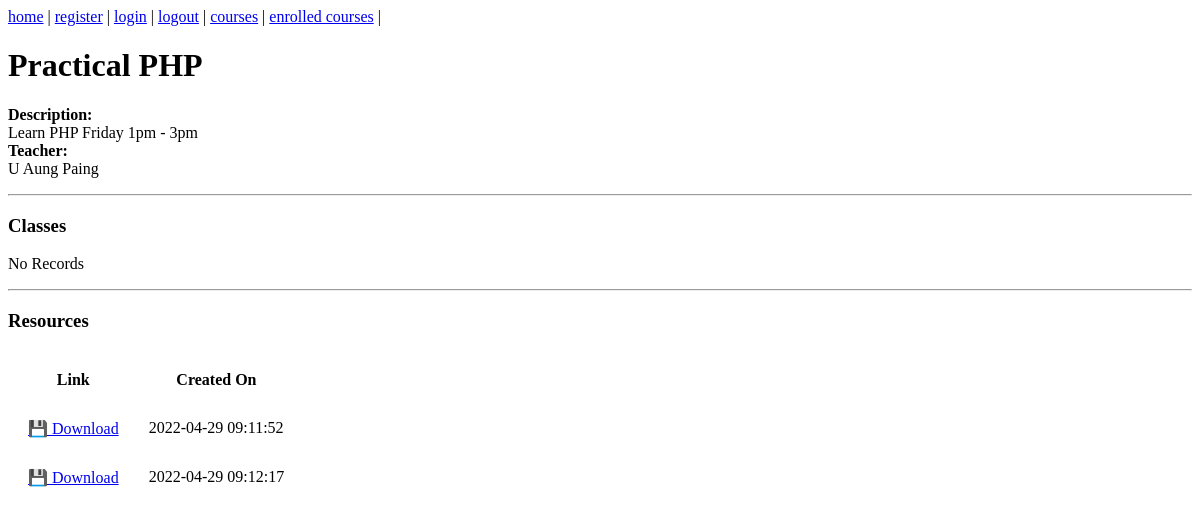
The app's page /myschool/student/course_single.php?id=2 (signed in), older data.
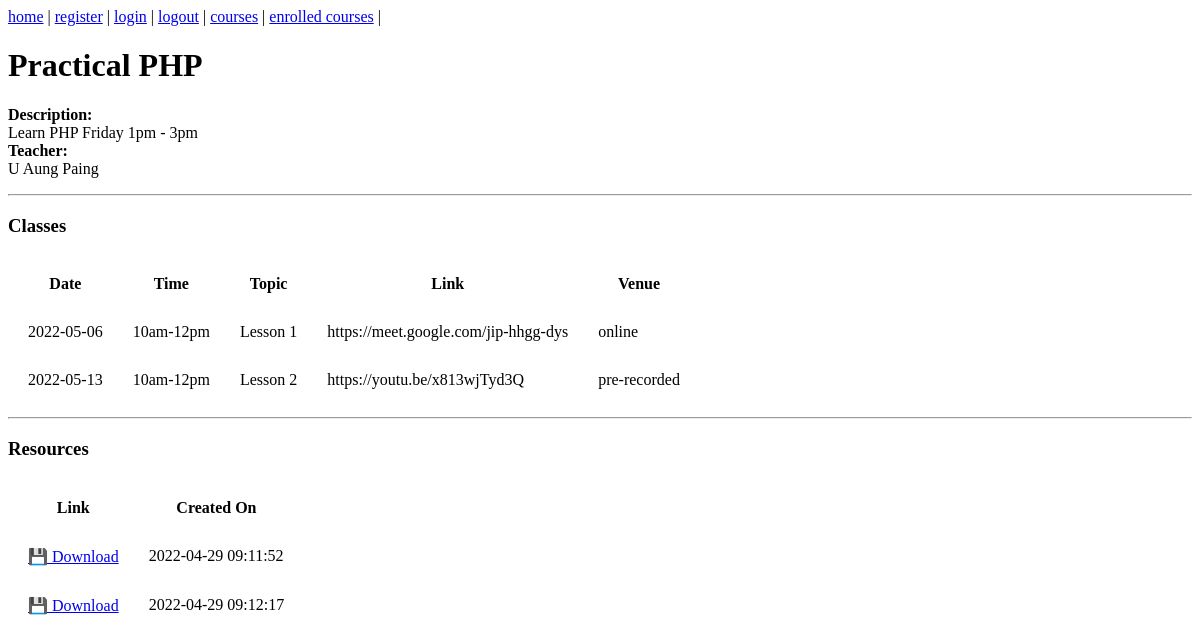
The same page, newer data.
### tables this page shows
CREATE TABLE `resources` (
  `id` int(11) NOT NULL,
  `link` varchar(255) NOT NULL,
  `course_id` int(11) NOT NULL,
  `teacher_id` int(11) NOT NULL,
  `created_on` timestamp NOT NULL DEFAULT current_timestamp()
);

CREATE TABLE `classes` (
  `id` int(11) NOT NULL,
  `date` date NOT NULL,
  `time` varchar(32) NOT NULL,
  `topic` varchar(255) NOT NULL,
  `link` varchar(255) NOT NULL,
  `venue` varchar(32) NOT NULL,
  `course_id` int(11) NOT NULL
);

### myschool/inc/functions.php (called while the page is built, shortened)
<?php
function getCourseById($id, $conn){
	$sql = "SELECT c.id, c.title, c.description, t.username as teacher_name FROM courses as c, teachers as t WHERE c.teacher_id = t.id AND c.id={$id}";
	$result = $conn->query($sql);
	$data = array();
	if ($result->num_rows > 0) {
	  $row = $result->fetch_assoc();
	   $data = $row;
	}
	return $data;
}
function isEnrolled($student_id, $course_id, $conn){
	$sql = "SELECT id FROM enrolments WHERE student_id={$student_id} AND course_id={$course_id}";
	$result = $conn->query($sql);
	if ($result->num_rows > 0) {
	   return  true;
	}
	return false;
}
function getResourcesByCourseId($course_id, $conn){
	$sql = "SELECT * FROM resources WHERE course_id={$course_id}";
	$result = $conn->query($sql);
	$data = array();
	if ($result->num_rows > 0) {
	  while($row = $result->fetch_assoc()) {
	    array_push($data, $row);
	  }
	}
	return $data;
}
function getClassesByCourseId($course_id, $conn){
	$sql = "SELECT * FROM classes WHERE course_id={$course_id}";
	$result = $conn->query($sql);
	$data = array();
	if ($result->num_rows > 0) {
	  while($row = $result->fetch_assoc()) {
	    array_push($data, $row);
	  }
	}
	return $data;
}

### myschool/student/course_single.php (the view, shortened to what this page needs)
<?php
include('../inc/connection.php');
include('../inc/functions.php');
$id = (isset($_GET['id']))?$_GET['id']:0;
$course = getCourseById($id, $conn);
$resources = getResourcesByCourseId($course['id'], $conn);
$classes = getClassesByCourseId($course['id'], $conn);
$isEnrolled = isEnrolled($_SESSION['user_id'], $course['id'], $conn);
?>
<!DOCTYPE>
<html>
<head><title>Sample Project</title></head>
<body>
<?php include("inc/nav.php"); ?>
<h1><?php echo $course['title']; ?></h1>
<p>
	<strong>Description:</strong> <br>
	<?php echo $course['description']; ?> <br>
	<strong>Teacher:</strong>	<br>
	<?php echo $course['teacher_name']; ?> <br>
</p>
<?php if($isEnrolled == TRUE): ?>
<hr>
<h3>Classes</h3>
<?php if($classes): ?>
	<table cellspacing="10" cellpadding="10">
		<tr>
			<th>Date</th>
			<th>Time</th>
			<th>Topic</th>
			<th>Link</th>
			<th>Venue</th>
		</tr>
		<?php foreach($classes as $class): ?>
		<tr>
			<td><?php echo $class['date']; ?></td>
			<td><?php echo $class['time']; ?></td>
			<td><?php echo $class['topic']; ?></td>
			<td><?php echo $class['link']; ?></td>
			<td><?php echo $class['venue']; ?></td>
		</tr>
		<?php endforeach; ?>
	</table>
<?php else: ?>
	<p>No Records</p>
<?php endif ?>
<hr>
<h3>Resources</h3>
<?php if($resources): ?>
	<table cellspacing="10" cellpadding="10">
		<tr>
			<th>Link</th>
			<th>Created On</th>
		</tr>
		<?php foreach($resources as $resource): ?>
		<tr>
			<td><a href="<?php echo $resource['link']; ?>">💾 Download</a></td>
			<td><?php echo $resource['created_on']; ?></td>
		</tr>
		<?php endforeach; ?>
	</table>
<?php else: ?>
	<p>No Records</p>
<?php endif; ?>
<?php endif; ?>
</body>
</html>

Row changes from the older to the newer data that the page shows:
added classes: date "2022-05-06", time "10am-12pm", topic "Lesson 1", link "https://meet.google.com/jip-hhgg-dys", venue "online"
added classes: date "2022-05-13", time "10am-12pm", topic "Lesson 2", link "https://youtu.be/x813wjTyd3Q", venue "pre-recorded"
Text that changed along with them:
text no longer shown: "No Records"
text now shown: "Date Time Topic Link Venue"
